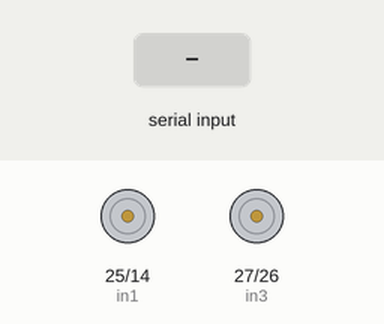
This sketch was run on a simulated ESP32. Parts: motor-driver pin pairs drawn as motors (green arrow = first pin HIGH = forward, orange = second pin HIGH = backward, longer = more drive, scaled by the enable pin). Inputs (shaded band) come from the test bench. Nothing arrives over Bluetooth unless stated; what the sketch prints to the serial monitor is not drawn.

Above: at 1.2 s.
1.3 s: "F" received over the second serial link
At 1.8 s:
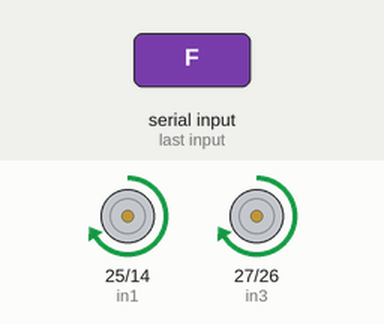
2.8 s: "B" received over the second serial link
At 4.0 s:
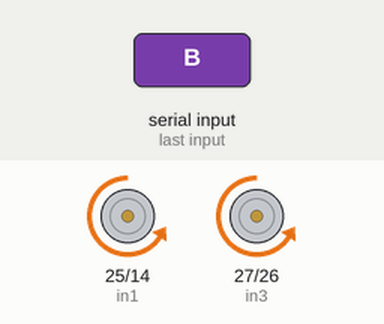
4.3 s: "R" received over the second serial link
At 5.3 s:
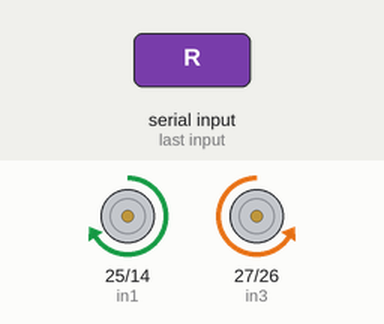
5.8 s: "L" received over the second serial link
At 6.4 s:
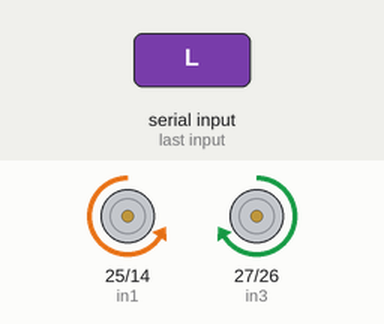
Timing chart, 0 to 8.3 s (numbered marks = the images above; inputs shaded):
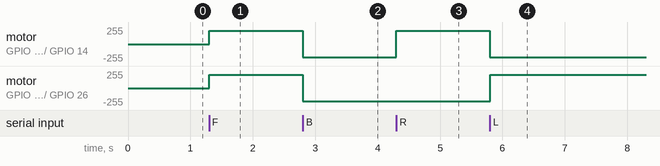

The sketch:

TankController.ino
```cpp
#include "BluetoothSerial.h"
BluetoothSerial SerialBT;

const uint8_t in1 = 25;
const uint8_t in2 = 14;
const uint8_t in3 = 27;
const uint8_t in4 = 26;
const uint8_t en1 = 13;
const uint8_t en2 = 12;

const int freq = 5000;
const int ledChannel = 0;
const int resolution = 8; //0-255


void setup() {
  Serial.begin(115200);
  SerialBT.begin("RAS TANK");
  ledcSetup(ledChannel, freq, resolution);
  ledcAttachPin(en1, ledChannel);
  ledcAttachPin(en2, ledChannel + 2);
  pinMode(in1, OUTPUT);
  pinMode(in2, OUTPUT);
  pinMode(in3, OUTPUT);
  pinMode(in4, OUTPUT);
  ledcWrite(ledChannel, 200);
  ledcWrite(ledChannel + 2, 200);
}

String msg = "";
void loop() {

  while (SerialBT.available()>0) {
    msg = char(SerialBT.read());
  }
  Serial.println(msg);
  if (msg == "F") {
    digitalWrite(in1, HIGH);
    digitalWrite(in3, HIGH);
    digitalWrite(in2, LOW);
    digitalWrite(in4, LOW);
  } else if (msg == "B") {
    digitalWrite(in1, LOW);
    digitalWrite(in3, LOW);
    digitalWrite(in2, HIGH);
    digitalWrite(in4, HIGH);
  } else if (msg == "R") {
    digitalWrite(in1, HIGH);
    digitalWrite(in3, LOW);
    digitalWrite(in2, LOW);
    digitalWrite(in4, HIGH);
  } else if (msg == "L") {
    digitalWrite(in1, LOW);
    digitalWrite(in3, HIGH);
    digitalWrite(in2, HIGH);
    digitalWrite(in4, LOW);
  }
  if  (msg == "S") {
    digitalWrite(in1, LOW);
    digitalWrite(in3, LOW);
    digitalWrite(in2, LOW);
    digitalWrite(in4, LOW);
    delay(20);
  }

  /*
    digitalWrite(in1, HIGH);
    digitalWrite(in3, HIGH);
    digitalWrite(in2, LOW);
    digitalWrite(in4, LOW);*/
}
```

Measured:
- after the input at 1.3 s, motor on GPIO 25 (in1) / GPIO 14 (in2), motor on GPIO 27 (in3) / GPIO 26 (in4): stopped → forward 199/255 at once
- after the input at 2.8 s, motor on GPIO 25 (in1) / GPIO 14 (in2), motor on GPIO 27 (in3) / GPIO 26 (in4): forward 199/255 → backward 199/255 at once
- after the input at 4.3 s, motor on GPIO 25 (in1) / GPIO 14 (in2): backward 199/255 → forward 199/255 at once
- after the input at 5.8 s, motor on GPIO 25 (in1) / GPIO 14 (in2): forward 199/255 → backward 199/255 at once; motor on GPIO 27 (in3) / GPIO 26 (in4): backward 199/255 → forward 199/255 at once
